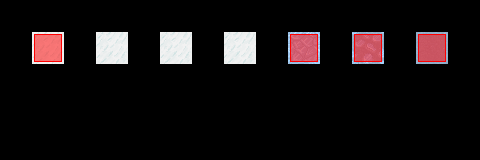

This game map was drawn from its Tiled (.tmx) file and the tilesets committed beside it. A one-line description and the trimmed map source follow:
An orthogonal 15x5 tile map with 32x32 px tiles, 3 tile layers (Output_Ground, Output_Fringe, Output_Collision), 3 hidden layers not drawn, 5 tilesets.

<map version="1.0" orientation="orthogonal" width="15" height="5" tilewidth="32" tileheight="32">
 <properties>
  <property name="AutomappingRadius" value="5" />
 </properties>
 <tileset firstgid="1" name="set_icemountain" tilewidth="32" tileheight="32">
  <image source="../../graphics/tiles/set_icemountain.png" width="224" height="128" />
 </tileset>
 <tileset firstgid="29" name="set_rules" tilewidth="32" tileheight="32">
  <image source="../../graphics/tiles/set_rules.png" width="64" height="64" />
 </tileset>
 <tileset firstgid="33" name="Snow" tilewidth="32" tileheight="32">
  <image source="../../graphics/tiles/Snow.png" width="512" height="512" />
 </tileset>
 <tileset firstgid="289" name="collision" tilewidth="32" tileheight="32">
  <image source="../../graphics/tiles/collision.png" width="64" height="32" />
 </tileset>
 <tileset firstgid="291" name="Snow_ground" tilewidth="32" tileheight="32">
  <image source="../../graphics/tiles/Snow_ground.png" width="352" height="224" />
 </tileset>
 <layer name="Regions" width="15" height="5" visible="0">
  <data>[75 cells, 11 non-empty, 1 distinct tile ids]</data>
 </layer>
 <layer name="Input_set" width="15" height="5" visible="0">
  <data>[75 cells, 11 non-empty, 11 distinct tile ids]</data>
 </layer>
 <layer name="Output_Ground" width="15" height="5">
  <data>[75 cells, 7 non-empty, 5 distinct tile ids]</data>
 </layer>
 <layer name="Output_Fringe" width="15" height="5">
  <data>[75 cells, 0 non-empty, 0 distinct tile ids]</data>
 </layer>
 <layer name="Output_Over" width="15" height="5" visible="0">
  <data>[75 cells, 0 non-empty, 0 distinct tile ids]</data>
 </layer>
 <layer name="Output_Collision" width="15" height="5">
  <data>[75 cells, 4 non-empty, 1 distinct tile ids]</data>
 </layer>
</map>
